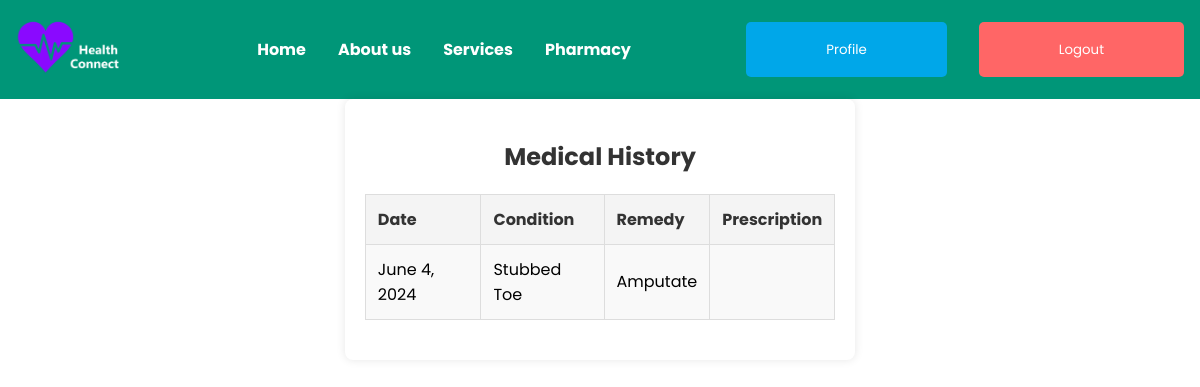
The page /patients/medical-history/ (signed in) on the database its author committed.
### apps/patients/models.py (models this page shows, shortened)
class MedicalRecord(models.Model):
    patient = models.ForeignKey(Patient, on_delete=models.CASCADE, related_name='medical_records')
    condition = models.CharField(max_length=255)
    date = models.DateField()
    prescription = models.TextField()
    remedy = models.TextField()

### apps/patients/views.py (the view)
# urls.py: path('medical-history/', views.medical_history, name='medical_history'),
@login_required
def medical_history(request):
    current_user = request.user
    patient = get_object_or_404(Patient, user=current_user)
    records = MedicalRecord.objects.filter(patient=patient)
    print(f"Patient Username: {patient.user.username}")
    return render(request, 'medical-history.html', {'records': records})

### apps/patients/templates/medical-history.html (shortened to what this page needs)
{% extends 'layout.html' %}
{% load static %}
{% block extra_styles %}
    <link rel="stylesheet" href="{% static 'css/medical_history.css' %}">
{% endblock %}
{% block content %}
    <main>
        <div class="container">
            <h2>Medical History</h2>
            <table>
                <tr>
                    <th>Date</th>
                    <th>Condition</th>
                    <th>Remedy</th>
                    <th>Prescription</th>
                </tr>
                {% for record in records %}
                <tr>
                    <td>{{ record.date }}</td>
                    <td>{{ record.condition }}</td>
                    <td>{{ record.remedy }}</td>
                    <td>{{ record.prescription }}</td>
                </tr>
                {% endfor %}
            </table>
        </div>
    </main>
{% endblock %}

### static/css/styles.css (style rules this page uses)
body { font-family: 'Poppins', sans-serif; margin: 0; padding: 0; }
main { padding-inline: 15%; }

### apps/patients/static/css/medical_history.css (style rules this page uses)
.container { width: 80%; margin: 0 auto; padding: 20px; background-color: #fff; box-shadow: 0 0 10px rgba(0, 0, 0, 0.1); border-radius: 8px; }
h2 { text-align: center; color: #333; margin-bottom: 20px; }
table { width: 100%; border-collapse: collapse; margin-bottom: 20px; }
table th, table td { border: 1px solid #ddd; padding: 12px; text-align: left; }
table th { background-color: #f4f4f4; font-weight: bold; color: #333; }
table tr:nth-child(even) { background-color: #f9f9f9; }

### templates/layout.html (style rules this page uses)
table { width: 100%; border-collapse: collapse; }
th, td { padding: 10px; text-align: center; border: 1px solid #ddd; }
th { background-color: #f2f2f2; }

### rows shown on the page
MedicalRecord: date "June 4, 2024", condition "Stubbed Toe", remedy "Amputate"
